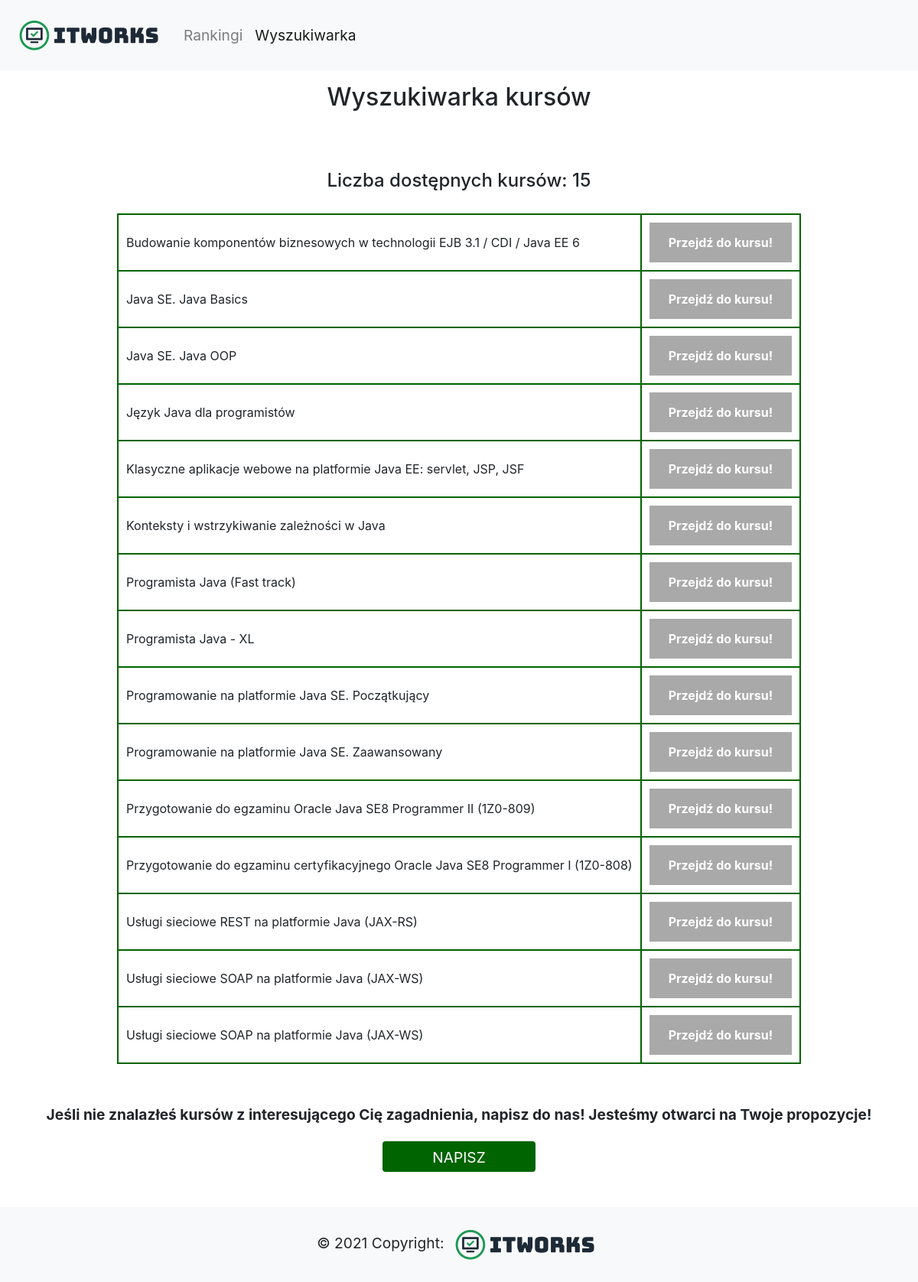
/search-java, run on the app's committed database.
### tables this page shows
CREATE TABLE courses (course_title TEXT, course_url TEXT);

### app.py (the view)
@app.route('/search-java', methods=['GET','POST'])
def search_java():
    try:
        conn = sqlite3.connect('courses.db')
        conn.row_factory = sqlite3.Row
        cur = conn.cursor()
        query = "SELECT * from courses WHERE course_title LIKE '% java %' ORDER BY course_title"
        cur.execute(query)
        conn.commit()
        rows = cur.fetchall()
        rows_number = len(rows)
        if rows:
            flash("Liczba dostępnych kursów: " + str(len(rows)))
        conn.close()
        return render_template('categories_search_results.html', rows=rows)
    except OperationalError:
            flash("Wystąpił błąd podczas próby połączenia się z bazą")

### templates/categories_search_results.html (shortened to what this page needs)
<!DOCTYPE html>
<html lang="en">
<head>
    <link rel="stylesheet" href="https://maxcdn.bootstrapcdn.com/bootstrap/4.5.2/css/bootstrap.min.css">
</head>
<body>
    <div id="page-container">
        <nav class="navbar navbar-expand-lg navbar-light bg-light">
            <a class="navbar-brand" href="/">
                <img src="{{url_for('static', filename='logo2.png')}}" alt="">
            </a>
            <div class="collapse navbar-collapse" id="navbarNav" style="font-size: larger;">
                <ul class="navbar-nav">
                    <li class="nav-item ">
                        <a class="nav-link" href="/">Rankingi</a>
                    </li>
                    <li class="nav-item active">
                        <a class="nav-link" href="/browser">Wyszukiwarka</a>
                    </li>
                </ul>
            </div>
        </nav>
        <div id="content-wrap">
            <div class="container h-100">
                <div class="row h-100 justify-content-center align-items-center">
                    <div class="d-flex justify-content-center mt-3 mb-3">
                        <h2>Wyszukiwarka kursów</h2>
                    </div>
                </div>
            </div>
            <div class="container-fluid p-3 my-3">
                {% for message in get_flashed_messages() %}
                <div class="d-flex justify-content-center" style="font-size: larger; font-weight: bold; padding: 20px;"><h4>{{ message }}</h4></div>
                {% endfor %}
                <table style="margin-left: auto; margin-right: auto;">
                    {% for row in rows %}
                    <tr>
                        <td>{{row["course_title"]}}</td>
                        <td><a href='{{row["course_url"]}}' class="courseLink" target="_blank">Przejdź do kursu!</a></td>
                    </tr>
                    {% endfor %}
                </table>
            </div>
            <div class="d-flex justify-content-center" style="font-size: larger; font-weight: bold; padding: 20px;">
                Jeśli nie znalazłeś kursów z interesującego Cię zagadnienia, napisz do nas! Jesteśmy otwarci na Twoje propozycje!
            </div>
            <div class="d-flex justify-content-center">
                <button type="submit" class="btn" style="background-color: darkgreen; color: white; font-size: larger; width: 200px; height: 40px;"
                    onclick="location.href='mailto:itworks.website@gmail.com';">NAPISZ</button>
            </div>
            <br>
            <footer class="bg-light text-center text-lg-start" style="left: 0; bottom: 0; width: 100%;" id="footer">
                <div class="text-center p-3 bg-light" style=" font-size: larger;">
                    © 2021 Copyright: <img src="{{url_for('static', filename='logo2.png')}}" alt="">
                </div>
            </footer>
        </div>
    </div>
</body>
</html>

### templates/categories_search_results.html (style rules this page uses)
#page-container { position: relative; min-height: 89vh; }
#content-wrap { padding-bottom: 1.5rem; }
#footer { position: absolute; width: 100%; height: 1.5px; }
button { background-color: white; }
table, td { border: 2px solid darkgreen; padding: 10px; }
a:link.courseLink, a:visited.courseLink { background-color: darkgray; color: white; font-weight: bold; padding: 14px 25px; text-align: center; text-decoration: none; display: inline-block; }

### data on the page
courses: course_title "Budowanie komponentów biznesowych w technologii EJB 3.1 / CDI / Java EE 6"
courses: course_title "Java SE. Java Basics"
courses: course_title "Java SE. Java OOP"
courses: course_title "Język Java dla programistów"
courses: course_title "Klasyczne aplikacje webowe na platformie Java EE: servlet, JSP, JSF"
courses: course_title "Konteksty i wstrzykiwanie zależności w Java"
courses: course_title "Programista Java (Fast track)"
courses: course_title "Programista Java - XL"
courses: course_title "Programowanie na platformie Java SE. Początkujący"
courses: course_title "Programowanie na platformie Java SE. Zaawansowany"
courses: course_title "Przygotowanie do egzaminu Oracle Java SE8 Programmer II (1Z0-809)"
courses: course_title "Przygotowanie do egzaminu certyfikacyjnego Oracle Java SE8 Programmer I (1Z0-808)"
courses: course_title "Usługi sieciowe REST na platformie Java (JAX-RS)"
courses: course_title "Usługi sieciowe SOAP na platformie Java (JAX-WS)"
courses: course_title "Usługi sieciowe SOAP na platformie Java (JAX-WS)"

### other printed values
{{ message }} "Liczba dostępnych kursów: 15"
